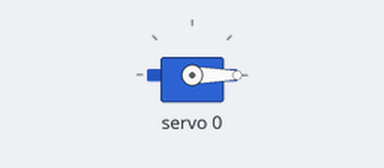
Simulated run of this sketch. Board: Arduino Uno, built with avr-gcc and run on an emulated ATmega328P. Parts: servo. What the sketch prints to the serial monitor is not drawn.

Above: at 0.05 s.
At 0.75 s:
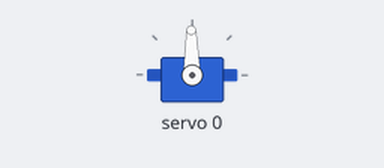
At 1.5 s:
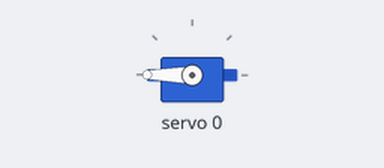
At 3.0 s:
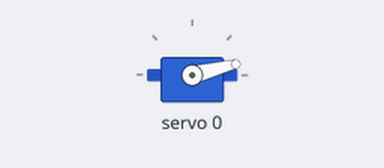
Timing chart, 0 to 8.4 s (numbered marks = the images above):
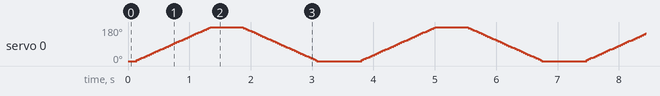

The sketch:

servo_shield.ino
```cpp
#include <Wire.h>
#include <Adafruit_PWMServoDriver.h>

Adafruit_PWMServoDriver pwm = Adafruit_PWMServoDriver();

#define SERVOMIN 206
#define SERVOMAX 416
#define USMIN 400
#define USMAX 2400
#define SERVO_FREQ 50

uint8_t servonum = 0;
//int degree=0;

void setup() {
  Serial.begin(9600);
  Serial.println("8 channel Servo test!");

  pwm.begin();
  pwm.setOscillatorFrequency(25497000);  //25497590 the same
  pwm.setPWMFreq(SERVO_FREQ);            //50Hz
  delay(10);
}

void loop() {

  Serial.println(servonum);
  /* for (uint16_t pulselen = SERVOMIN; pulselen < SERVOMAX; pulselen++) {
    pwm.setPWM(0, 0, pulselen);
  }

  delay(500);
  for (uint16_t pulselen = SERVOMAX; pulselen > SERVOMIN; pulselen--) {
    pwm.setPWM(0, 0, pulselen);
  }

  delay(500);
//  Drive each servo one at a time using writeMicroseconds(), it's not precise due to calculation rounding!
  */
  // The writeMicroseconds() function is used to mimic the Arduino Servo library writeMicroseconds() behavior.
  for (uint16_t microsec = USMIN; microsec < USMAX; microsec++) {
    pwm.writeMicroseconds(servonum, microsec);
  }


  delay(500);
  for (uint16_t microsec = USMAX; microsec > USMIN; microsec--) {
    pwm.writeMicroseconds(servonum, microsec);
  }
  delay(500);
}


void RunServo() {
  for (int degree = 0; degree == 90; degree++) {
    int angle1 = map(degree, 0, 180, USMIN, USMAX);  //val between USMIN and USMAX
    int angle2 = map(degree, 0, 180, SERVOMIN, SERVOMAX);
    //pwm.setPWM(0, 0, angle2);
    pwm.writeMicroseconds(0, angle1);
  }
}
```
